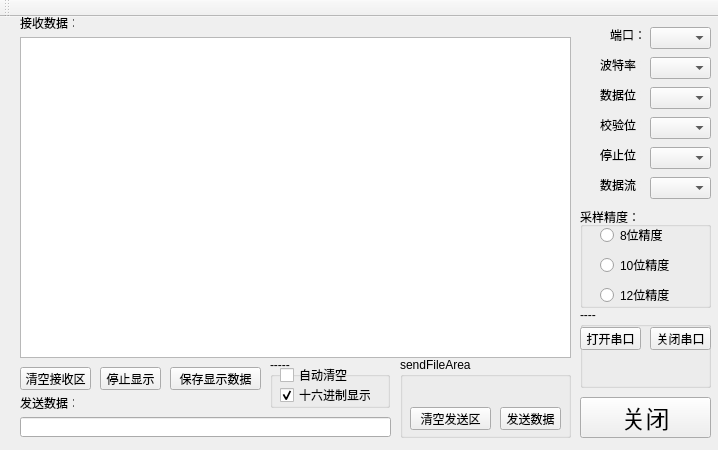
<?xml version="1.0" encoding="UTF-8"?>
<ui version="4.0">
 <class>MainWindow</class>
 <widget class="QMainWindow" name="MainWindow">
  <property name="geometry">
   <rect>
    <x>0</x>
    <y>0</y>
    <width>718</width>
    <height>450</height>
   </rect>
  </property>
  <property name="minimumSize">
   <size>
    <width>718</width>
    <height>450</height>
   </size>
  </property>
  <property name="maximumSize">
   <size>
    <width>718</width>
    <height>450</height>
   </size>
  </property>
  <property name="windowTitle">
   <string>MainWindow</string>
  </property>
  <property name="windowIcon">
   <iconset resource="picture.qrc">
    <normaloff>:/png/soft.png</normaloff>:/png/soft.png</iconset>
  </property>
  <widget class="QWidget" name="centralWidget">
   <widget class="QTextBrowser" name="reciveData">
    <property name="geometry">
     <rect>
      <x>20</x>
      <y>20</y>
      <width>551</width>
      <height>321</height>
     </rect>
    </property>
   </widget>
   <widget class="QLabel" name="label">
    <property name="geometry">
     <rect>
      <x>20</x>
      <y>0</y>
      <width>54</width>
      <height>12</height>
     </rect>
    </property>
    <property name="text">
     <string>接收数据：</string>
    </property>
   </widget>
   <widget class="QLabel" name="label_2">
    <property name="geometry">
     <rect>
      <x>20</x>
      <y>380</y>
      <width>54</width>
      <height>12</height>
     </rect>
    </property>
    <property name="text">
     <string>发送数据：</string>
    </property>
   </widget>
   <widget class="QLineEdit" name="sendDataEdit">
    <property name="geometry">
     <rect>
      <x>20</x>
      <y>400</y>
      <width>371</width>
      <height>20</height>
     </rect>
    </property>
   </widget>
   <widget class="QComboBox" name="portName">
    <property name="geometry">
     <rect>
      <x>650</x>
      <y>10</y>
      <width>61</width>
      <height>22</height>
     </rect>
    </property>
   </widget>
   <widget class="QComboBox" name="baudRate">
    <property name="geometry">
     <rect>
      <x>650</x>
      <y>40</y>
      <width>61</width>
      <height>22</height>
     </rect>
    </property>
   </widget>
   <widget class="QComboBox" name="dataBits">
    <property name="geometry">
     <rect>
      <x>650</x>
      <y>70</y>
      <width>61</width>
      <height>22</height>
     </rect>
    </property>
   </widget>
   <widget class="QComboBox" name="parityCom">
    <property name="geometry">
     <rect>
      <x>650</x>
      <y>100</y>
      <width>61</width>
      <height>22</height>
     </rect>
    </property>
   </widget>
   <widget class="QComboBox" name="stopBit">
    <property name="geometry">
     <rect>
      <x>650</x>
      <y>130</y>
      <width>61</width>
      <height>22</height>
     </rect>
    </property>
   </widget>
   <widget class="QLabel" name="label_3">
    <property name="geometry">
     <rect>
      <x>610</x>
      <y>10</y>
      <width>41</width>
      <height>16</height>
     </rect>
    </property>
    <property name="text">
     <string>端口：</string>
    </property>
   </widget>
   <widget class="QLabel" name="label_4">
    <property name="geometry">
     <rect>
      <x>600</x>
      <y>40</y>
      <width>41</width>
      <height>16</height>
     </rect>
    </property>
    <property name="text">
     <string>波特率：</string>
    </property>
   </widget>
   <widget class="QLabel" name="label_5">
    <property name="geometry">
     <rect>
      <x>600</x>
      <y>70</y>
      <width>41</width>
      <height>16</height>
     </rect>
    </property>
    <property name="text">
     <string>数据位：</string>
    </property>
   </widget>
   <widget class="QLabel" name="label_6">
    <property name="geometry">
     <rect>
      <x>600</x>
      <y>100</y>
      <width>41</width>
      <height>16</height>
     </rect>
    </property>
    <property name="text">
     <string>校验位：</string>
    </property>
   </widget>
   <widget class="QLabel" name="label_7">
    <property name="geometry">
     <rect>
      <x>600</x>
      <y>130</y>
      <width>41</width>
      <height>16</height>
     </rect>
    </property>
    <property name="text">
     <string>停止位：</string>
    </property>
   </widget>
   <widget class="QLabel" name="label_8">
    <property name="geometry">
     <rect>
      <x>600</x>
      <y>160</y>
      <width>41</width>
      <height>16</height>
     </rect>
    </property>
    <property name="text">
     <string>数据流：</string>
    </property>
   </widget>
   <widget class="QComboBox" name="flowType">
    <property name="geometry">
     <rect>
      <x>650</x>
      <y>160</y>
      <width>61</width>
      <height>22</height>
     </rect>
    </property>
   </widget>
   <widget class="QPushButton" name="clearReceiveBtn">
    <property name="geometry">
     <rect>
      <x>20</x>
      <y>350</y>
      <width>71</width>
      <height>23</height>
     </rect>
    </property>
    <property name="text">
     <string>清空接收区</string>
    </property>
   </widget>
   <widget class="QPushButton" name="stopShowBtn">
    <property name="geometry">
     <rect>
      <x>100</x>
      <y>350</y>
      <width>61</width>
      <height>23</height>
     </rect>
    </property>
    <property name="text">
     <string>停止显示</string>
    </property>
   </widget>
   <widget class="QPushButton" name="saveShowData">
    <property name="geometry">
     <rect>
      <x>170</x>
      <y>350</y>
      <width>91</width>
      <height>23</height>
     </rect>
    </property>
    <property name="text">
     <string>保存显示数据</string>
    </property>
   </widget>
   <widget class="QGroupBox" name="groupBox">
    <property name="geometry">
     <rect>
      <x>270</x>
      <y>340</y>
      <width>120</width>
      <height>51</height>
     </rect>
    </property>
    <property name="title">
     <string>-----</string>
    </property>
    <widget class="QCheckBox" name="hexShowCheck">
     <property name="geometry">
      <rect>
       <x>10</x>
       <y>30</y>
       <width>91</width>
       <height>16</height>
      </rect>
     </property>
     <property name="text">
      <string>十六进制显示</string>
     </property>
     <property name="checked">
      <bool>true</bool>
     </property>
    </widget>
    <widget class="QCheckBox" name="autoShowCheck">
     <property name="geometry">
      <rect>
       <x>10</x>
       <y>10</y>
       <width>71</width>
       <height>16</height>
      </rect>
     </property>
     <property name="text">
      <string>自动清空</string>
     </property>
    </widget>
   </widget>
   <widget class="QGroupBox" name="groupBox_2">
    <property name="geometry">
     <rect>
      <x>400</x>
      <y>340</y>
      <width>171</width>
      <height>81</height>
     </rect>
    </property>
    <property name="title">
     <string>sendFileArea</string>
    </property>
    <widget class="QPushButton" name="sendDataBtn">
     <property name="geometry">
      <rect>
       <x>100</x>
       <y>50</y>
       <width>61</width>
       <height>23</height>
      </rect>
     </property>
     <property name="text">
      <string>发送数据</string>
     </property>
    </widget>
    <widget class="QPushButton" name="clearSendBtn">
     <property name="geometry">
      <rect>
       <x>10</x>
       <y>50</y>
       <width>81</width>
       <height>23</height>
      </rect>
     </property>
     <property name="text">
      <string>清空发送区</string>
     </property>
    </widget>
   </widget>
   <widget class="QPushButton" name="closeWindow">
    <property name="geometry">
     <rect>
      <x>580</x>
      <y>380</y>
      <width>131</width>
      <height>41</height>
     </rect>
    </property>
    <property name="font">
     <font>
      <family>华文行楷</family>
      <pointsize>18</pointsize>
     </font>
    </property>
    <property name="text">
     <string>关闭</string>
    </property>
    <property name="icon">
     <iconset resource="picture.qrc">
      <normaloff>:/png/busy.png</normaloff>:/png/busy.png</iconset>
    </property>
    <property name="iconSize">
     <size>
      <width>64</width>
      <height>64</height>
     </size>
    </property>
   </widget>
   <widget class="QGroupBox" name="groupBox_3">
    <property name="geometry">
     <rect>
      <x>580</x>
      <y>290</y>
      <width>131</width>
      <height>81</height>
     </rect>
    </property>
    <property name="title">
     <string>----</string>
    </property>
    <widget class="QPushButton" name="closeSerial">
     <property name="geometry">
      <rect>
       <x>70</x>
       <y>20</y>
       <width>61</width>
       <height>23</height>
      </rect>
     </property>
     <property name="text">
      <string>关闭串口</string>
     </property>
    </widget>
    <widget class="QPushButton" name="openSerial">
     <property name="geometry">
      <rect>
       <x>0</x>
       <y>20</y>
       <width>61</width>
       <height>23</height>
      </rect>
     </property>
     <property name="text">
      <string>打开串口</string>
     </property>
    </widget>
   </widget>
   <widget class="QGroupBox" name="groupBox_4">
    <property name="geometry">
     <rect>
      <x>580</x>
      <y>190</y>
      <width>131</width>
      <height>101</height>
     </rect>
    </property>
    <property name="title">
     <string>采样精度：</string>
    </property>
    <widget class="QRadioButton" name="eightPreRadio">
     <property name="geometry">
      <rect>
       <x>20</x>
       <y>20</y>
       <width>89</width>
       <height>16</height>
      </rect>
     </property>
     <property name="text">
      <string>8位精度</string>
     </property>
    </widget>
    <widget class="QRadioButton" name="tenPreRadio">
     <property name="geometry">
      <rect>
       <x>20</x>
       <y>50</y>
       <width>89</width>
       <height>16</height>
      </rect>
     </property>
     <property name="text">
      <string>10位精度</string>
     </property>
    </widget>
    <widget class="QRadioButton" name="twelPreRadio">
     <property name="geometry">
      <rect>
       <x>20</x>
       <y>80</y>
       <width>89</width>
       <height>16</height>
      </rect>
     </property>
     <property name="text">
      <string>12位精度</string>
     </property>
    </widget>
   </widget>
  </widget>
  <widget class="QMenuBar" name="menuBar">
   <property name="geometry">
    <rect>
     <x>0</x>
     <y>0</y>
     <width>718</width>
     <height>26</height>
    </rect>
   </property>
  </widget>
  <widget class="QToolBar" name="mainToolBar">
   <attribute name="toolBarArea">
    <enum>TopToolBarArea</enum>
   </attribute>
   <attribute name="toolBarBreak">
    <bool>false</bool>
   </attribute>
  </widget>
 </widget>
 <layoutdefault spacing="6" margin="11"/>
 <resources>
  <include location="picture.qrc"/>
 </resources>
 <connections/>
</ui>
